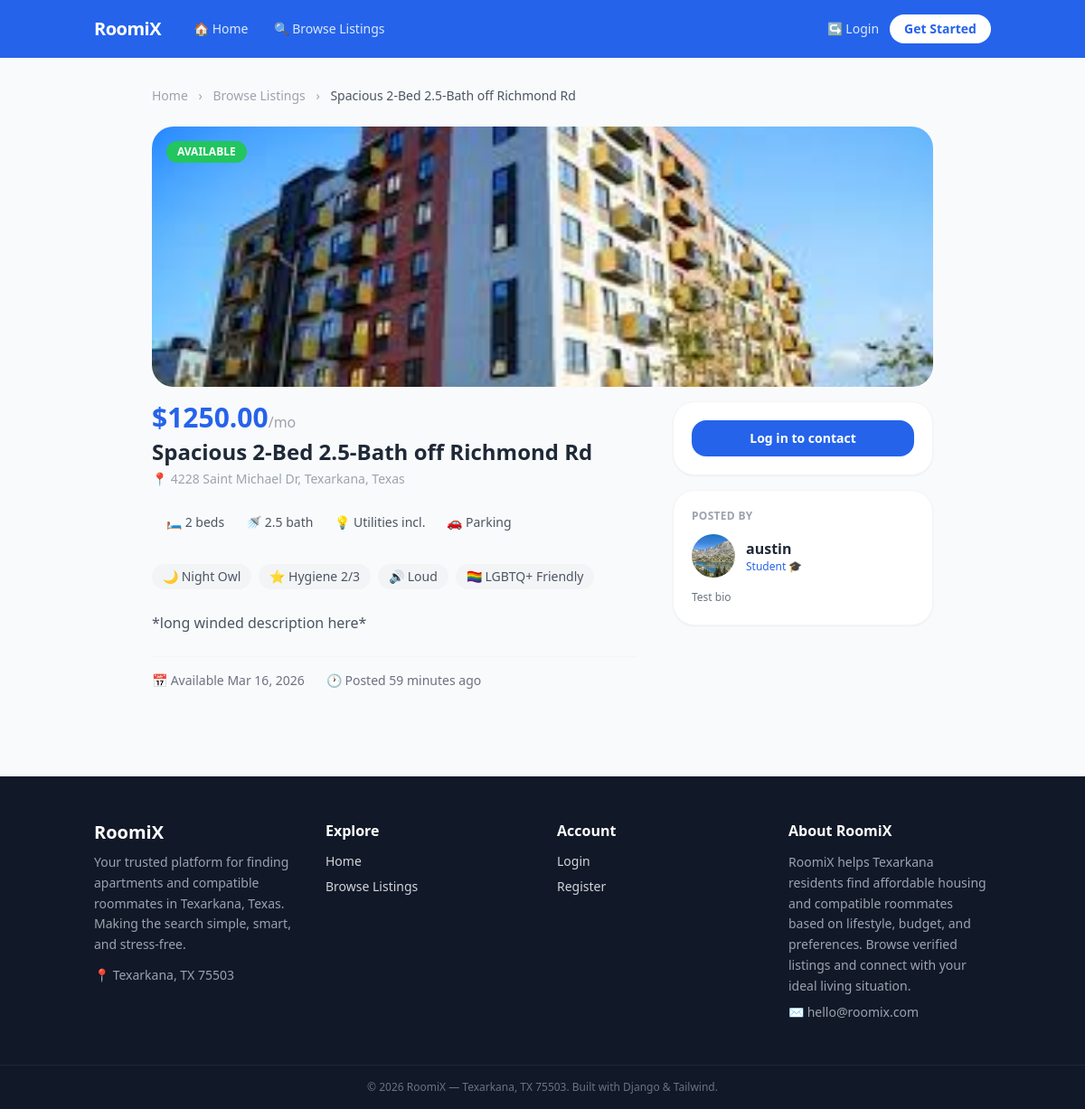
The page /listings/5/ on the database its author committed.
### core/models.py (models this page shows, shortened)
class Listing(models.Model):
    owner = models.ForeignKey(
        User,
        on_delete=models.CASCADE,
        related_name='listings'
    )
    title = models.CharField(max_length=255)
    description = models.TextField()
    price = models.DecimalField(max_digits=10, decimal_places=2)
    location = models.CharField(max_length=255)
    available_from = models.DateField()
    bedrooms = models.PositiveIntegerField(default=1)
    bathrooms = models.DecimalField(max_digits=3, decimal_places=1, default=1.0)
    is_furnished = models.BooleanField(default=False)
    utilities_included = models.BooleanField(default=False)
    parking_available = models.BooleanField(default=False)
    quiet_hours = models.BooleanField(default=False)
    created_at = models.DateTimeField(auto_now_add=True)
    updated_at = models.DateTimeField(auto_now=True)
    class Meta:
        ordering = ['-created_at']

class ListingImage(models.Model):
    listing = models.ForeignKey(Listing, related_name='images', on_delete=models.CASCADE)
    image = models.ImageField(upload_to='listing_pics/')
    order = models.PositiveSmallIntegerField(default=0)
    class Meta:
        ordering = ['order']

class Profile(models.Model):
    user = models.OneToOneField(User, on_delete=models.CASCADE, related_name='profile')
    bio = models.TextField(blank=True)
    age = models.PositiveIntegerField(null=True, blank=True)
    budget_min = models.DecimalField(max_digits=10, decimal_places=2, null=True, blank=True)
    budget_max = models.DecimalField(max_digits=10, decimal_places=2, null=True, blank=True)
    location = models.CharField(max_length=255, blank=True)
    is_smoker = models.BooleanField(default=False)
    has_pets = models.BooleanField(default=False)
    is_student = models.BooleanField(default=True)
    CLEANLINESS_CHOICES = [
        (1, 'Messy'),
        (2, 'Average'),
        (3, 'Very Clean'),
    ]
    cleanliness = models.IntegerField(choices=CLEANLINESS_CHOICES, null=True, blank=True)
    SLEEP_CHOICES = [
        ('early', 'Early Bird'),
        ('night', 'Night Owl'),
    ]
    sleep_schedule = models.CharField(max_length=10, choices=SLEEP_CHOICES, blank=True)
    is_lgbtq_friendly = models.BooleanField(default=False)
    NOISE_CHOICES = [
        ('quiet', 'Quiet'),
        ('moderate', 'Moderate'),
         ('loud', 'Loud'),
    ]
    noise_level = models.CharField(max_length=10, choices=NOISE_CHOICES, blank=True)
    image = models.ImageField(upload_to='profile_pics/', default='default_profile.jpg')
    created_at = models.DateTimeField(auto_now_add=True)
    IMPORTANCE_CHOICES = [
        (0 , 'Not Important'),
        (1 , 'Somewhat Important'),
        (2 , 'Very Important'),
        (3 , 'Must Match'),
    ]
    cleanliness_importance = models.IntegerField(choices=IMPORTANCE_CHOICES , default=1)
    sleep_schedule_importance = models.IntegerField(choices=IMPORTANCE_CHOICES , default=1)
    budget_importance = models.IntegerField(choices=IMPORTANCE_CHOICES , default=1)
    smoker_importance = models.IntegerField(choices=IMPORTANCE_CHOICES , default=1)
    pets_importance = models.IntegerField(choices=IMPORTANCE_CHOICES , default=1)
    noise_level_importance = models.IntegerField(choices=IMPORTANCE_CHOICES, default=1)

### core/views.py (the view, shortened to what this page needs)
# urls.py: path('listings/<int:pk>/', views.ListingDetailView.as_view(), name='listing-detail'),
class ListingDetailView(DetailView):
    model = Listing
    template_name = 'core/listing_detail.html'
    context_object_name = 'listing'
    def get_queryset(self):
        return Listing.objects.select_related('owner__profile').prefetch_related('images')
    def get_context_data(self, **kwargs):
        context = super().get_context_data(**kwargs)
        return context

### core/templates/core/listing_detail.html (shortened to what this page needs)
{% extends "base.html" %}
{% block content %}
<div class="max-w-4xl mx-auto px-4 py-8">
  <div class="text-sm text-gray-400 mb-6">
    <a href="{% url 'home' %}" class="hover:text-brand-500 transition">Home</a>
    <span class="mx-2">›</span>
    <a href="{% url 'listing-list' %}" class="hover:text-brand-500 transition">Browse Listings</a>
    <span class="mx-2">›</span>
    <span class="text-gray-600">{{ listing.title }}</span>
  </div>
  <div class="rounded-2xl overflow-hidden bg-blue-50 h-72 mb-4 relative">
    <span class="absolute top-4 left-4 z-10 bg-green-500 text-white text-xs font-semibold px-3 py-1 rounded-full">AVAILABLE</span>
    {% with listing.images.first as img %}
      {% if img %}
        <img src="{{ img.image.url }}" alt="{{ listing.title }}" class="w-full h-full object-cover"/>
      {% else %}
        <div class="w-full h-full flex items-center justify-center text-6xl text-blue-200">🏠</div>
      {% endif %}
    {% endwith %}
  </div>
  <div class="flex flex-col gap-6 lg:flex-row lg:gap-10">
    <div class="flex-1">
      <p class="text-brand-500 font-extrabold text-3xl mb-1">
        ${{ listing.price }}<span class="text-gray-400 text-base font-normal">/mo</span>
      </p>
      <h1 class="text-2xl font-bold text-gray-800 mb-1">{{ listing.title }}</h1>
      <p class="text-gray-400 text-sm mb-4">📍 {{ listing.location }}</p>
      <div class="flex gap-6 text-sm text-gray-600 bg-gray-50 rounded-xl px-4 py-3 mb-6">
        <span>🛏 {{ listing.bedrooms }} bed{{ listing.bedrooms|pluralize }}</span>
        <span>🚿 {{ listing.bathrooms }} bath</span>
        {% if listing.utilities_included %}<span>💡 Utilities incl.</span>{% endif %}
        {% if listing.parking_available %}<span>🚗 Parking</span>{% endif %}
      </div>
      <div class="flex flex-wrap gap-2 mb-6">
        {% if listing.owner.profile.sleep_schedule == 'early' %}
          <span class="text-sm bg-gray-100 text-gray-600 px-3 py-1 rounded-full">🌅 Early Bird</span>
        {% elif listing.owner.profile.sleep_schedule == 'night' %}
          <span class="text-sm bg-gray-100 text-gray-600 px-3 py-1 rounded-full">🌙 Night Owl</span>
        {% endif %}
        {% if listing.owner.profile.cleanliness %}
          <span class="text-sm bg-gray-100 text-gray-600 px-3 py-1 rounded-full">
            ⭐ Hygiene {{ listing.owner.profile.cleanliness }}/3
          </span>
        {% endif %}
        {% if listing.owner.profile.noise_level %}
          <span class="text-sm bg-gray-100 text-gray-600 px-3 py-1 rounded-full">
            🔊 {{ listing.owner.profile.get_noise_level_display }}
          </span>
        {% endif %}
        {% if listing.owner.profile.is_lgbtq_friendly %}
          <span class="text-sm bg-gray-100 text-gray-600 px-3 py-1 rounded-full">🏳️‍🌈 LGBTQ+ Friendly</span>
        {% endif %}
      </div>
      <p class="text-gray-600 leading-relaxed mb-6">{{ listing.description }}</p>
      <div class="flex gap-6 text-sm text-gray-500 border-t border-gray-100 pt-4">
        <span>📅 Available {{ listing.available_from|date:"M j, Y" }}</span>
        <span>🕐 Posted {{ listing.created_at|timesince }} ago</span>
      </div>
    </div>
    <div class="lg:w-72 flex flex-col gap-4">
      <div class="bg-white rounded-2xl shadow-sm p-5 border border-gray-100">
        {% if user.is_authenticated %}
          {% if user != listing.owner %}
            <form method="POST" action="{% url 'start-conversation' listing.pk %}">
              {% csrf_token %}
              <input type="text" name="body"
                     placeholder="Write an opening message..."
                     class="w-full border border-gray-200 rounded-xl px-3 py-2 text-sm mb-2
                            focus:outline-none focus:ring-2 focus:ring-brand-500"/>
              <button type="submit"
                      class="w-full text-center bg-brand-500 hover:bg-brand-600 text-white py-2.5 rounded-xl text-sm font-semibold transition">
                Send Message
              </button>
            </form>
          {% else %}
            <p class="text-sm text-gray-400 text-center">This is your listing</p>
          {% endif %}
        {% else %}
          <a href="{% url 'login' %}?next={{ request.path }}"
             class="block text-center bg-brand-500 hover:bg-brand-600 text-white py-2.5 rounded-xl text-sm font-semibold transition">
            Log in to contact
          </a>
        {% endif %}
      </div>
      <div class="bg-white rounded-2xl shadow-sm p-5 border border-gray-100">
        <p class="text-xs text-gray-400 uppercase tracking-wide mb-3 font-semibold">Posted by</p>
        <div class="flex items-center gap-3 mb-3">
          {% if listing.owner.profile.image %}
            <img src="{{ listing.owner.profile.image.url }}" alt=""
                 class="w-12 h-12 rounded-full object-cover"/>
          {% else %}
            <div class="w-12 h-12 rounded-full bg-brand-100 flex items-center justify-center text-brand-500 font-bold text-lg">
              {{ listing.owner.username|first|upper }}
            </div>
          {% endif %}
          <div>
            <p class="font-semibold text-gray-800">{{ listing.owner.username }}</p>
            {% if listing.owner.profile.is_student %}
              <p class="text-xs text-brand-500">Student 🎓</p>
            {% endif %}
          </div>
        </div>
        {% if listing.owner.profile.bio %}
          <p class="text-xs text-gray-500 leading-relaxed">{{ listing.owner.profile.bio|truncatewords:20 }}</p>
        {% endif %}
      </div>
    </div>
  </div>
</div>
{% endblock %}

### rows shown on the page
Listing: title "Spacious 2-Bed 2.5-Bath off Richmond Rd", price "1250.00", location "4228 Saint Michael Dr, Texarkana, Texas", bedrooms "2", bathrooms "2.5", owner.profile.cleanliness "2", owner.profile.noise_level "Loud", description "*long winded description here*", available_from "Mar 16, 2026", created_at "59 minutes", owner.profile.image (picture), owner.username "austin", owner.profile.bio "Test bio"
ListingImage: image (picture)
